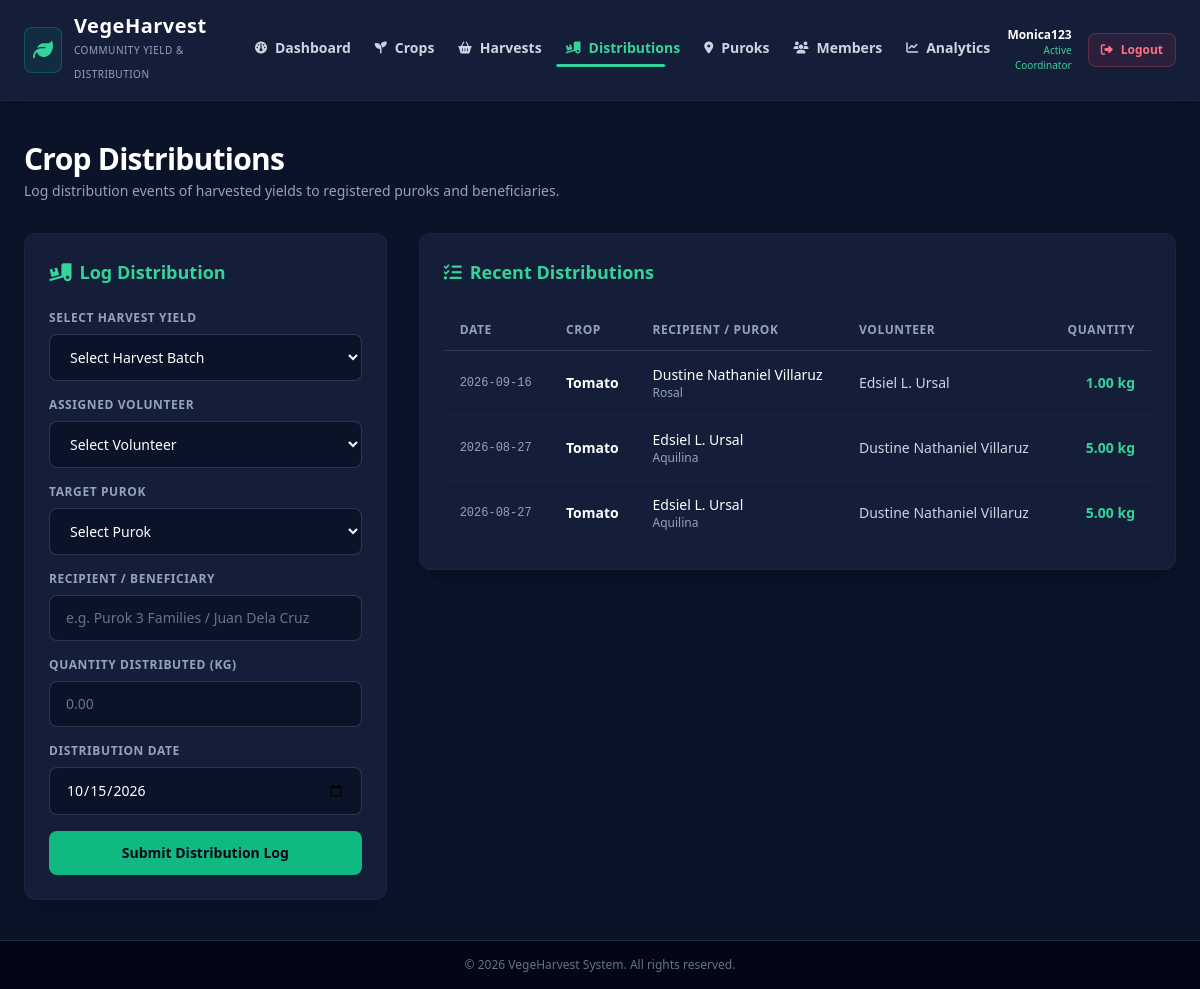
The app's page /vegeharvest/distribute.php (signed in) with its own data.
### tables this page shows
CREATE TABLE `distribution_record` (
  `distribution_id` int(11) NOT NULL AUTO_INCREMENT,
  `harvest_id` int(11) NOT NULL,
  `volunteer_id` int(11) NOT NULL,
  `purok_id` int(11) NOT NULL,
  `recipient_name` varchar(150) DEFAULT NULL,
  `recipient_family` varchar(150) NOT NULL,
  `quantity_kg` decimal(8,2) NOT NULL,
  `distribution_date` date NOT NULL,
  `status` enum('Pending','Distributed','Received') DEFAULT 'Distributed',
  `feedback_notes` text DEFAULT NULL,
  PRIMARY KEY (`distribution_id`),
  KEY `idx_distribution_date` (`distribution_date`),
  KEY `idx_distribution_purok` (`purok_id`),
  KEY `FK_harvest_record_TO_distribution_record` (`harvest_id`),
  KEY `FK_volunteer_TO_distribution_record` (`volunteer_id`),
  CONSTRAINT `FK_harvest_record_TO_distribution_record` FOREIGN KEY (`harvest_id`) REFERENCES `harvest_record` (`harvest_id`) ON DELETE CASCADE,
  CONSTRAINT `FK_purok_TO_distribution_record` FOREIGN KEY (`purok_id`) REFERENCES `purok` (`purok_id`),
  CONSTRAINT `FK_volunteer_TO_distribution_record` FOREIGN KEY (`volunteer_id`) REFERENCES `volunteer` (`volunteer_id`)
);

CREATE TABLE `crop` (
  `crop_id` int(11) NOT NULL AUTO_INCREMENT,
  `crop_name` varchar(100) NOT NULL,
  `category` varchar(50) DEFAULT NULL,
  `total_stock_kg` decimal(10,2) DEFAULT 0.00,
  `unit` varchar(20) NOT NULL DEFAULT 'kg',
  PRIMARY KEY (`crop_id`)
);

CREATE TABLE `purok` (
  `purok_id` int(11) NOT NULL AUTO_INCREMENT,
  `purok_name` varchar(100) NOT NULL,
  `barangay` varchar(100) NOT NULL,
  PRIMARY KEY (`purok_id`)
);

CREATE TABLE `volunteer` (
  `volunteer_id` int(11) NOT NULL AUTO_INCREMENT,
  `user_id` int(11) DEFAULT NULL,
  `purok_id` int(11) NOT NULL,
  `full_name` varchar(150) NOT NULL,
  `contact_number` varchar(20) DEFAULT NULL,
  `status` enum('active','inactive') NOT NULL DEFAULT 'active',
  `role` enum('Volunteer','Admin') DEFAULT 'Volunteer',
  PRIMARY KEY (`volunteer_id`),
  UNIQUE KEY `UQ_user_id` (`user_id`),
  KEY `idx_volunteer_purok` (`purok_id`),
  CONSTRAINT `FK_purok_TO_volunteer` FOREIGN KEY (`purok_id`) REFERENCES `purok` (`purok_id`) ON DELETE CASCADE,
  CONSTRAINT `FK_users_TO_volunteer` FOREIGN KEY (`user_id`) REFERENCES `users` (`user_id`) ON DELETE SET NULL
);

### vegeharvest/classes/distribute.php (called while the page is built, shortened)
<?php
class Distribution {
    private $pdo;
    public function __construct(PDO $pdo) {
        $this->pdo = $pdo;
    }
    public function getDistributionLogs() {
        try {
            $sql = "SELECT d.*, c.crop_name, v.full_name AS volunteer_name, p.purok_name
                    FROM distribution_record d
                    JOIN harvest_record h ON d.harvest_id = h.harvest_id
                    JOIN crop c ON h.crop_id = c.crop_id
                    JOIN volunteer v ON d.volunteer_id = v.volunteer_id
                    JOIN purok p ON d.purok_id = p.purok_id
                    ORDER BY d.distribution_date DESC";
            $stmt = $this->pdo->query($sql);
            return $stmt->fetchAll();
        } catch (PDOException $e) {
            error_log("Error fetching distribution logs: " . $e->getMessage());
            return [];
        }
    }
}
?>

### vegeharvest/distribute.php (the view, shortened to what this page needs)
<?php
require_once 'config/connection.php';
require_once 'classes/distribute.php';
require_once 'classes/purok.php';
include_once 'includes/header.php';
$distributionObj = new Distribution($pdo);
$distributionLogs = $distributionObj->getDistributionLogs();
?>
<main class="flex-1 max-w-7xl w-full mx-auto px-6 py-10">
  <div class="mb-8">
    <h1 class="text-3xl font-extrabold text-white tracking-tight">Crop Distributions</h1>
    <p class="mt-1 text-sm text-slate-400">Log distribution events of harvested yields to registered puroks and beneficiaries.</p>
  </div>
  <div class="grid grid-cols-1 lg:grid-cols-12 gap-8 items-start">
    <div class="lg:col-span-4 bg-[#141e38] border border-slate-800/80 rounded-xl p-6 shadow-xl">
      <div class="flex items-center gap-2 text-emerald-400 font-bold text-lg mb-6">
        <i class="fa-solid fa-truck-ramp-box"></i>
        <span>Log Distribution</span>
      </div>
      <form action="distribute.php" method="POST" class="space-y-4">
        <div>
          <label class="block text-xs font-bold uppercase tracking-wider text-slate-400 mb-2">Select Harvest Yield</label>
          <select name="harvest_id" required class="w-full bg-[#0b1329] border border-slate-700/80 rounded-lg px-4 py-3 text-sm text-white focus:outline-none focus:border-emerald-500 transition-colors">
            <option value="" disabled selected>Select Harvest Batch</option>
          </select>
        </div>
        <div>
          <label class="block text-xs font-bold uppercase tracking-wider text-slate-400 mb-2">Assigned Volunteer</label>
          <select name="volunteer_id" required class="w-full bg-[#0b1329] border border-slate-700/80 rounded-lg px-4 py-3 text-sm text-white focus:outline-none focus:border-emerald-500 transition-colors">
            <option value="" disabled selected>Select Volunteer</option>
          </select>
        </div>
        <div>
          <label class="block text-xs font-bold uppercase tracking-wider text-slate-400 mb-2">Target Purok</label>
          <select name="purok_id" required class="w-full bg-[#0b1329] border border-slate-700/80 rounded-lg px-4 py-3 text-sm text-white focus:outline-none focus:border-emerald-500 transition-colors">
            <option value="" disabled selected>Select Purok</option>
          </select>
        </div>
        <div>
          <label class="block text-xs font-bold uppercase tracking-wider text-slate-400 mb-2">Recipient / Beneficiary</label>
          <input type="text" name="recipient_name" placeholder="e.g. Purok 3 Families / Juan Dela Cruz" class="w-full bg-[#0b1329] border border-slate-700/80 rounded-lg px-4 py-3 text-sm text-white placeholder-slate-500 focus:outline-none focus:border-emerald-500 transition-colors">
        </div>
        <div>
          <label class="block text-xs font-bold uppercase tracking-wider text-slate-400 mb-2">Quantity Distributed (kg)</label>
          <input type="number" step="0.01" min="0.01" name="quantity_kg" placeholder="0.00" required class="w-full bg-[#0b1329] border border-slate-700/80 rounded-lg px-4 py-3 text-sm text-white placeholder-slate-500 focus:outline-none focus:border-emerald-500 transition-colors">
        </div>
        <div>
          <label class="block text-xs font-bold uppercase tracking-wider text-slate-400 mb-2">Distribution Date</label>
          <input type="date" name="distribution_date" value="<?= date('Y-m-d'); ?>" required class="w-full bg-[#0b1329] border border-slate-700/80 rounded-lg px-4 py-3 text-sm text-white focus:outline-none focus:border-emerald-500 transition-colors">
        </div>
        <button type="submit" class="w-full bg-emerald-500 hover:bg-emerald-400 text-slate-950 font-extrabold text-sm py-3 rounded-lg transition-colors mt-2">
          Submit Distribution Log
        </button>
      </form>
    </div>
    <div class="lg:col-span-8 bg-[#141e38] border border-slate-800/80 rounded-xl p-6 shadow-xl">
      <div class="flex items-center gap-2 text-emerald-400 font-bold text-lg mb-6">
        <i class="fa-solid fa-list-check"></i>
        <span>Recent Distributions</span>
      </div>
      <div class="overflow-x-auto">
        <table class="w-full text-left border-collapse text-sm">
          <thead>
            <tr class="border-b border-slate-700/80 text-xs font-bold uppercase tracking-wider text-slate-400">
              <th class="py-3 px-4">Date</th>
              <th class="py-3 px-4">Crop</th>
              <th class="py-3 px-4">Recipient / Purok</th>
              <th class="py-3 px-4">Volunteer</th>
              <th class="py-3 px-4 text-right">Quantity</th>
            </tr>
          </thead>
          <tbody class="divide-y divide-slate-800/60 text-slate-300">
            <?php if (!empty($distributionLogs)): ?>
              <?php foreach ($distributionLogs as $log): ?>
                <tr class="hover:bg-slate-800/40 transition-colors">
                  <td class="py-3.5 px-4 font-mono text-xs text-slate-400"><?= htmlspecialchars($log['distribution_date']); ?></td>
                  <td class="py-3.5 px-4 font-bold text-white"><?= htmlspecialchars($log['crop_name']); ?></td>
                  <td class="py-3.5 px-4">
                    <div class="text-white font-medium"><?= htmlspecialchars($log['recipient_name'] ?? 'N/A'); ?></div>
                    <div class="text-xs text-slate-400"><?= htmlspecialchars($log['purok_name']); ?></div>
                  </td>
                  <td class="py-3.5 px-4 text-slate-300"><?= htmlspecialchars($log['volunteer_name']); ?></td>
                  <td class="py-3.5 px-4 text-right font-bold text-emerald-400"><?= number_format($log['quantity_kg'], 2); ?> kg</td>
                </tr>
              <?php endforeach; ?>
            <?php else: ?>
              <tr>
                <td colspan="5" class="py-6 px-4 text-center text-slate-500">No distribution records found.</td>
              </tr>
            <?php endif; ?>
          </tbody>
        </table>
      </div>
    </div>
  </div>
</main>
<?php include_once 'includes/footer.php'; ?>

### records on screen
distribution_record: distribution_date "2026-09-16", crop.crop_name "Tomato", recipient_name "Dustine Nathaniel Villaruz", purok.purok_name "Rosal", volunteer.full_name "Edsiel L. Ursal", quantity_kg "1.00"
distribution_record: distribution_date "2026-08-27", crop.crop_name "Tomato", recipient_name "Edsiel L. Ursal", purok.purok_name "Aquilina", volunteer.full_name "Dustine Nathaniel Villaruz", quantity_kg "5.00"
distribution_record: distribution_date "2026-08-27", crop.crop_name "Tomato", recipient_name "Edsiel L. Ursal", purok.purok_name "Aquilina", volunteer.full_name "Dustine Nathaniel Villaruz", quantity_kg "5.00"

### other values on screen
$label "Dashboard"
$label "Crops"
$label "Harvests"
$label "Distributions"
$label "Puroks"
$label "Members"
$label "Analytics"
$_SESSION['username'] "Monica123"
